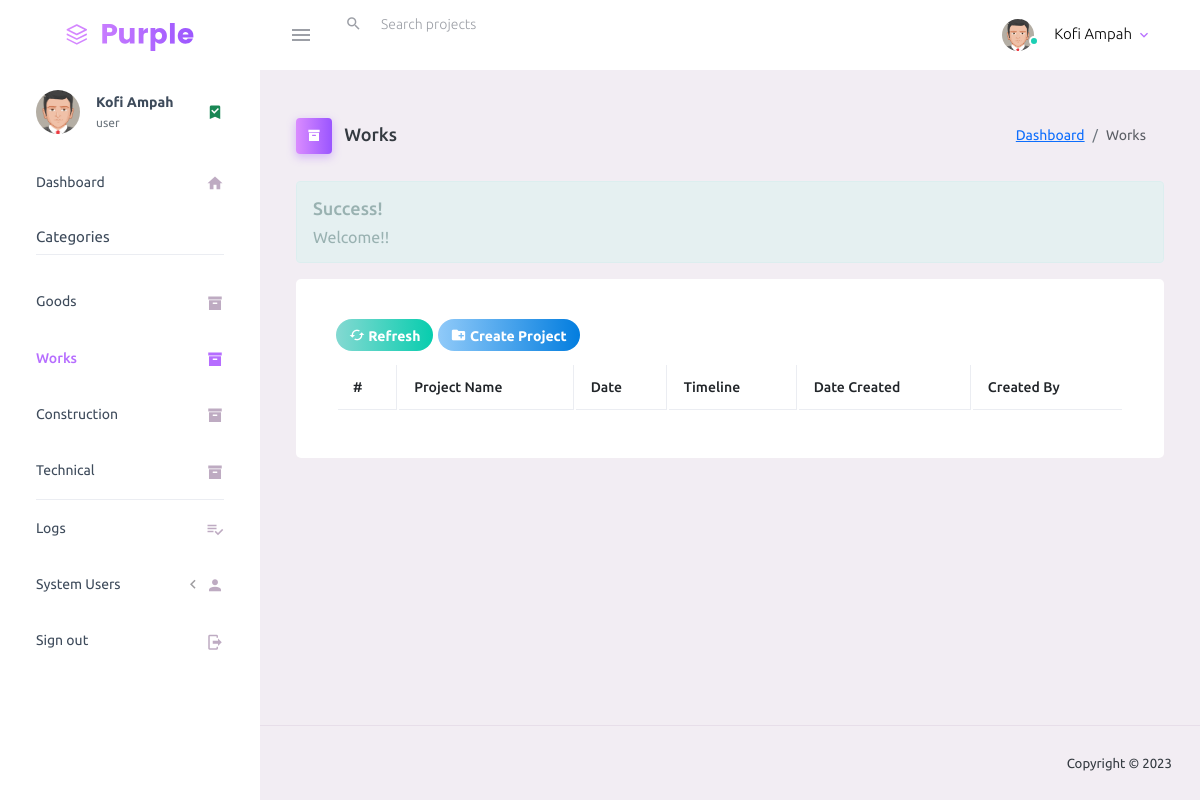
The app's page /works.php (signed in), older data.
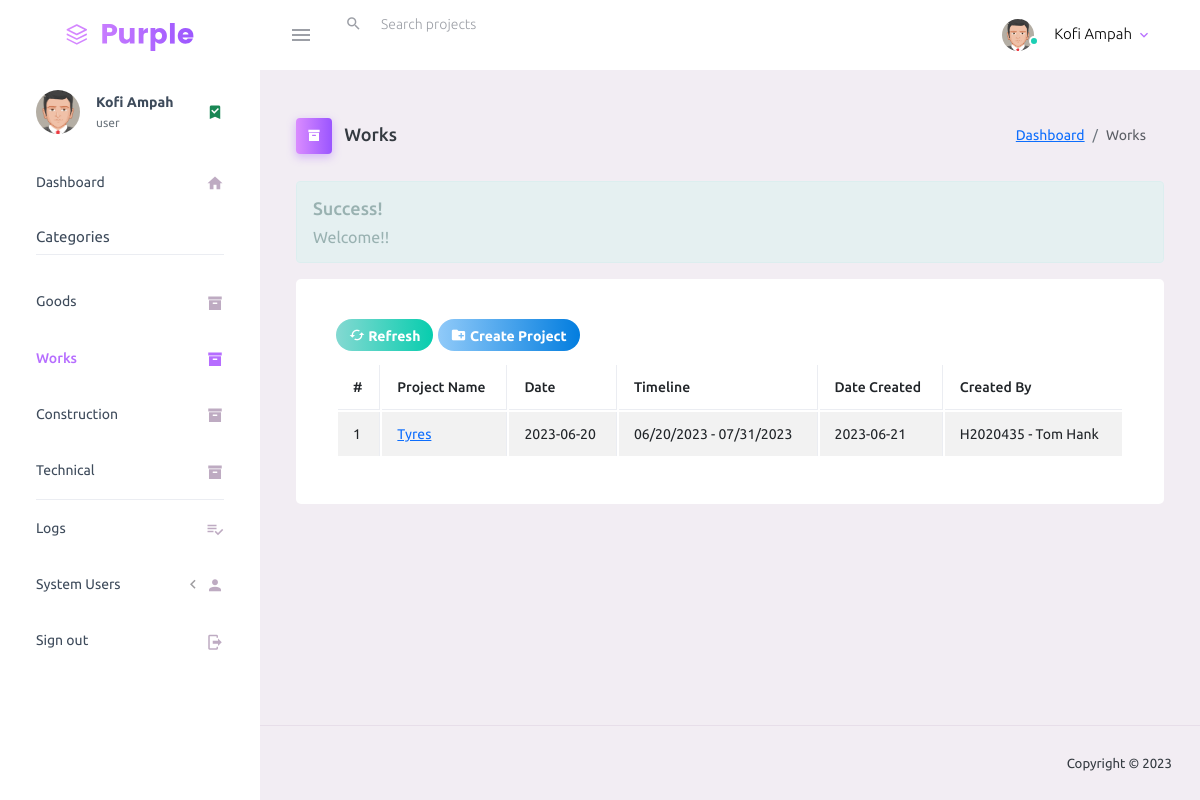
The same page, newer data.
### tables this page shows
CREATE TABLE `projects` (
  `project_id` int(30) NOT NULL,
  `cat_id` int(30) NOT NULL,
  `project_name` text NOT NULL,
  `project_date` date NOT NULL,
  `project_timeline` text NOT NULL,
  `date_created` date NOT NULL DEFAULT current_timestamp(),
  `created_by` text NOT NULL,
  `delete_flag` int(2) NOT NULL DEFAULT 0 COMMENT '2 = deleted by admin; 1 = deleted by user; 0= not deleted'
);

### works.php (the view, shortened to what this page needs)
<?php include 'inc/session.php'; ?>
<?php include 'inc/header.php'; ?>
<body>
    <div class="container-scroller">
        <?php include 'inc/menubar.php'; ?>
        <div class="container-fluid page-body-wrapper">
            <?php include 'inc/sidebar.php'; ?>
            <div class="main-panel">
                <div class="content-wrapper">
                    <div class="page-header">
                        <h3 class="page-title">
                            <span class="page-title-icon bg-gradient-primary text-white me-2">
                                <i class="mdi mdi-archive"></i>
                            </span> Works
                        </h3>
                        <nav aria-label="breadcrumb">
                            <ol class="breadcrumb">
                                <li class="breadcrumb-item"><a href="dashboard.php">Dashboard</a></li>
                                <li class="breadcrumb-item active" aria-current="page">Works</li>
                            </ol>
                        </nav>
                    </div>
                    <?php
                    if (isset($_SESSION['success'])) {
                        echo "
                            <div class='alert alert-success alert-dismissible'>
                            <h4><i class='icon fa fa-check'></i> Success!</h4>
                            " . $_SESSION['success'] . "
                            </div>
                        ";
                    }
                    ?>
                    <div class="row">
                        <div class="col-md-12 grid-margin stretch-card">
                            <div class="card">
                                <div class="card-body">
                                    <div class="card-title">
                                        <button title="Refresh" class="btn btn-gradient-success btn-rounded btn-sm" onClick="window.location.reload();"><i class="mdi mdi-cached"></i> Refresh</button>
                                        <button type="button" title="Create New" class="btn btn-gradient-info btn-rounded btn-sm addNew"><i class="mdi mdi-folder-plus"></i> Create Project</button>
                                    </div>
                                    <table id="example1" class="table table-bordered table-hover table-striped">
                                        <thead>
                                            <th>#</th>
                                            <th>Project Name</th>
                                            <th>Date</th>
                                            <th>Timeline</th>
                                            <th>Date Created</th>
                                            <th>Created By</th>
                                        </thead>
                                        <tbody>
                                            <?php
                                            $sql =  "SELECT * FROM projects WHERE cat_id = 2 AND delete_flag = 0 ORDER BY date_created DESC";
                                            $query = $conn->query($sql);
                                            $i = 1;
                                            while ($row = $query->fetch_assoc()) {
                                            ?>
                                                <tr>
                                                    <td><?= $i; ?></td>
                                                    <td><a title="View Project Details" href="project_phase.php?id=<?=base64_encode($row['project_id'])?>&page=<?=base64_encode('works.php')?>&t=<?=base64_encode($row['project_name'])?>"><?= $row['project_name']; ?></a></td>
                                                    <td><?= $row['project_date']; ?></td>
                                                    <td><?= $row['project_timeline']; ?></td>
                                                    <td><?= $row['date_created']; ?></td>
                                                    <td><?= $row['created_by']; ?></td>
                                                </tr>
                                            <?php $i++;
                                            }
                                            ?>
                                        </tbody>
                                    </table>
                                </div>
                            </div>
                        </div>
                    </div>
                </div>
                <?php include 'inc/footer.php'; ?>
            </div>
        </div>
    </div>
</body>
</html>

Row changes from the older to the newer data that the page shows:
added projects: project_name "Tyres", project_date "2023-06-20", project_timeline "06/20/2023 - 07/31/2023", date_created "2023-06-21", created_by "H2020435 - Tom Hank"
